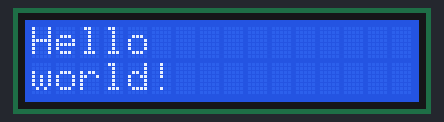
Bench run of a program on a simulated Raspberry Pi (BCM pin numbers). Parts: 16×2 character LCD. At 32.2 s the program stops and its outputs stay as they are.

Above: at 0.1 s.
At 5.1 s:
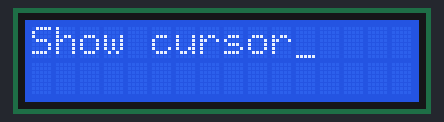
At 10.1 s:
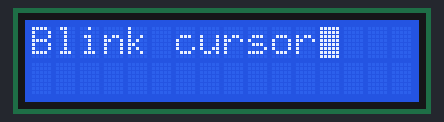
At 17.6 s:
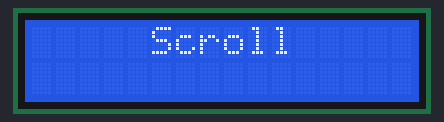
At 25.2 s:
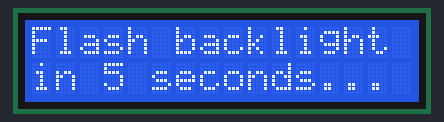
At 32.2 s:
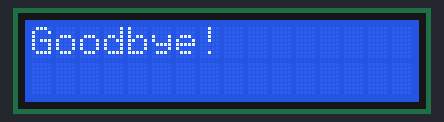

Measured:
- what the display in image 1 shows lasts 5.0 s, from 5.1 s to 10.1 s
- what the display in image 3 shows lasts 0.5 s, from 17.6 s to 18.1 s
- what the display in image 4 shows lasts 7.0 s, from 25.2 s to 32.2 s

The program:

char_lcd_sainsmart.py
```python
#!/usr/bin/python
# Example using a character LCD connected to a Raspberry Pi
import time

import Adafruit_CharLCD as LCD


# Raspberry Pi pin configuration:
lcd_rs        = 25  # Note this might need to be changed to 21 for older revision Pi's.
lcd_en        = 24
lcd_d4        = 23
lcd_d5        = 17
lcd_d6        = 18
lcd_d7        = 22
lcd_backlight = 4


# Define LCD column and row size for 16x2 LCD.
lcd_columns = 16
lcd_rows    = 2

# Initialize the LCD using the pins above.
lcd = LCD.Adafruit_CharLCD(lcd_rs, lcd_en, lcd_d4, lcd_d5, lcd_d6, lcd_d7,
                           lcd_columns, lcd_rows, lcd_backlight)

# Print a two line message
#lcd.set_backlight(1)
lcd.clear()
lcd.message('Hello\nworld!')

# Wait 5 seconds
time.sleep(5.0)

# Demo showing the cursor.
lcd.clear()
lcd.show_cursor(True)
lcd.message('Show cursor')

time.sleep(5.0)

# Demo showing the blinking cursor.
lcd.clear()
lcd.blink(True)
lcd.message('Blink cursor')

time.sleep(5.0)

# Stop blinking and showing cursor.
lcd.show_cursor(False)
lcd.blink(False)

# Demo scrolling message right/left.
lcd.clear()
message = 'Scroll'
lcd.message(message)
for i in range(lcd_columns-len(message)):
    time.sleep(0.5)
    lcd.move_right()
for i in range(lcd_columns-len(message)):
    time.sleep(0.5)
    lcd.move_left()

# Demo turning backlight off and on.
lcd.clear()
lcd.message('Flash backlight\nin 5 seconds...')
time.sleep(5.0)
# Turn backlight off.
#lcd.set_backlight(0)
time.sleep(2.0)
# Change message.
lcd.clear()
lcd.message('Goodbye!')
# Turn backlight on.
#lcd.set_backlight(1)
```
